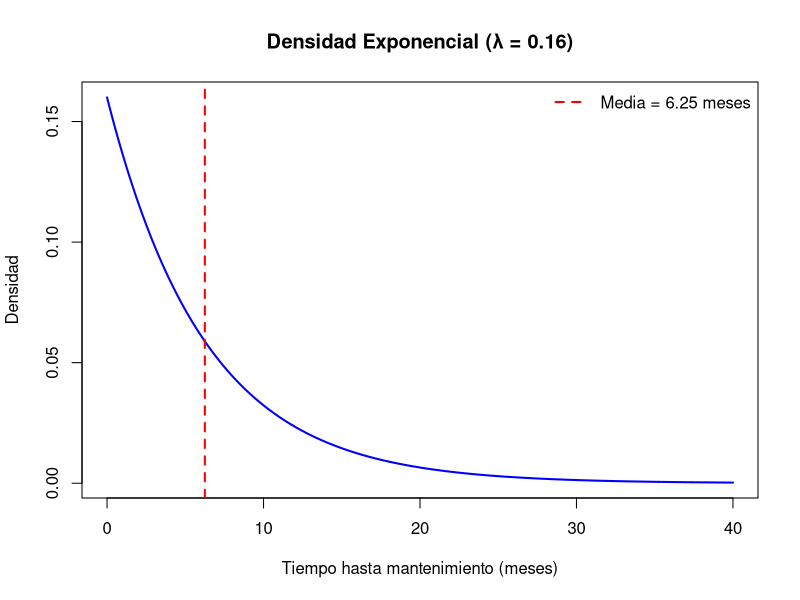
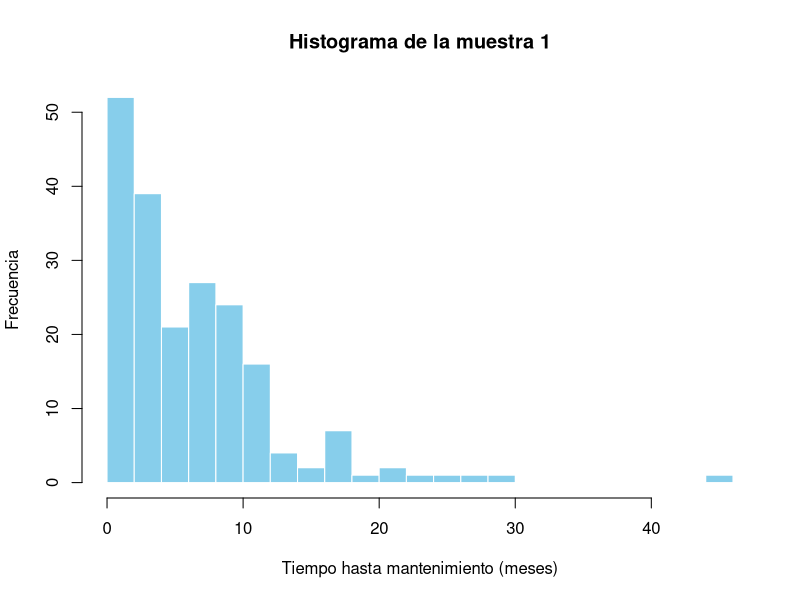

The R source for these figures, in order:
## ---- chunk 1
library(tibble)
library(tidyverse)

lambda <- 0.16
mu <- 1/lambda
varX <- 1/(lambda^2)
tibble(media_poblacional = mu, var_poblacional = varX)
## ---- chunk 2

# Datos para graficar
x <- seq(0, 40, length.out=1000)
y <- dexp(x, rate=lambda)


# Gráfico de densidad
plot(x, y, type="l", 
     col="blue", lwd=2,
     main="Densidad Exponencial (λ = 0.16)",
     xlab="Tiempo hasta mantenimiento (meses)",
     ylab="Densidad")

# Línea vertical en la media
abline(v=mu, col="red", lty=2, lwd=2)

# Leyenda
legend("topright", 
       legend=c(paste("Media =", round(mu,2),"meses")),
       col="red", lty=2, lwd=2, bty="n")



## ---- chunk 3
set.seed(123)   # reproducibilidad

n <- 200

# Lista con 10 muestras (cada una de tamaño 200)
muestras <- replicate(10, rexp(n, rate=lambda), simplify=FALSE)

hist(muestras[[1]],
     breaks=20, col="skyblue", border="white",
     main="Histograma de la muestra 1",
     xlab="Tiempo hasta mantenimiento (meses)",
     ylab="Frecuencia")
